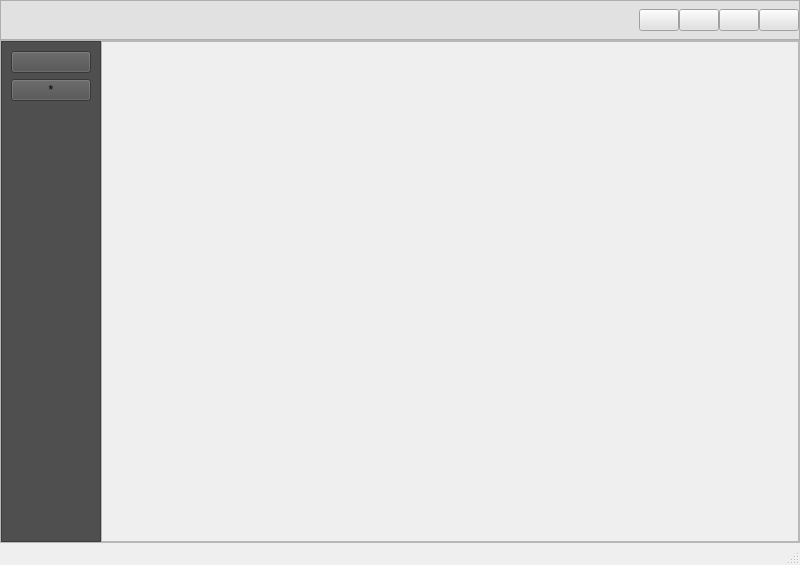
<?xml version="1.0" encoding="UTF-8"?>
<ui version="4.0">
 <class>MainWindow</class>
 <widget class="QMainWindow" name="MainWindow">
  <property name="geometry">
   <rect>
    <x>0</x>
    <y>0</y>
    <width>800</width>
    <height>565</height>
   </rect>
  </property>
  <property name="minimumSize">
   <size>
    <width>40</width>
    <height>0</height>
   </size>
  </property>
  <property name="windowTitle">
   <string>MainWindow</string>
  </property>
  <widget class="QWidget" name="centralwidget">
   <layout class="QVBoxLayout" name="verticalLayout">
    <property name="spacing">
     <number>0</number>
    </property>
    <property name="leftMargin">
     <number>0</number>
    </property>
    <property name="topMargin">
     <number>0</number>
    </property>
    <property name="rightMargin">
     <number>0</number>
    </property>
    <property name="bottomMargin">
     <number>0</number>
    </property>
    <item>
     <widget class="QFrame" name="Header">
      <property name="minimumSize">
       <size>
        <width>0</width>
        <height>40</height>
       </size>
      </property>
      <property name="maximumSize">
       <size>
        <width>16777215</width>
        <height>40</height>
       </size>
      </property>
      <property name="layoutDirection">
       <enum>Qt::LeftToRight</enum>
      </property>
      <property name="autoFillBackground">
       <bool>false</bool>
      </property>
      <property name="styleSheet">
       <string notr="true">background-color: rgb(225, 225, 225);</string>
      </property>
      <property name="frameShape">
       <enum>QFrame::StyledPanel</enum>
      </property>
      <property name="frameShadow">
       <enum>QFrame::Raised</enum>
      </property>
      <layout class="QHBoxLayout" name="horizontalLayout_2">
       <property name="spacing">
        <number>0</number>
       </property>
       <property name="leftMargin">
        <number>0</number>
       </property>
       <property name="topMargin">
        <number>0</number>
       </property>
       <property name="rightMargin">
        <number>0</number>
       </property>
       <property name="bottomMargin">
        <number>0</number>
       </property>
       <item>
        <spacer name="horizontalSpacer">
         <property name="orientation">
          <enum>Qt::Horizontal</enum>
         </property>
         <property name="sizeHint" stdset="0">
          <size>
           <width>372</width>
           <height>17</height>
          </size>
         </property>
        </spacer>
       </item>
       <item>
        <widget class="QPushButton" name="btn_minimize">
         <property name="styleSheet">
          <string notr="true">QPushButton{
borde:0px;
}

QPushButton:hover{
borde:5px solid #aa00ff;
background-color: rgb(144, 144, 144);
}</string>
         </property>
         <property name="text">
          <string/>
         </property>
         <property name="icon">
          <iconset>
           <normaloff>images/icons/minimize.png</normaloff>images/icons/minimize.png</iconset>
         </property>
        </widget>
       </item>
       <item>
        <widget class="QPushButton" name="btn_restore">
         <property name="styleSheet">
          <string notr="true">QPushButton{
borde:0px;
}

QPushButton:hover{
borde:5px solid #aa00ff;
background-color: rgb(144, 144, 144);
}</string>
         </property>
         <property name="text">
          <string/>
         </property>
         <property name="icon">
          <iconset>
           <normaloff>images/icons/restore.png</normaloff>images/icons/restore.png</iconset>
         </property>
        </widget>
       </item>
       <item>
        <widget class="QPushButton" name="btn_maximize">
         <property name="styleSheet">
          <string notr="true">QPushButton{
borde:0px;
}

QPushButton:hover{
borde:5px solid #aa00ff;
background-color: rgb(144, 144, 144);
}</string>
         </property>
         <property name="text">
          <string/>
         </property>
         <property name="icon">
          <iconset>
           <normaloff>images/icons/maximize.png</normaloff>images/icons/maximize.png</iconset>
         </property>
        </widget>
       </item>
       <item>
        <widget class="QPushButton" name="btn_exit">
         <property name="styleSheet">
          <string notr="true">QPushButton{
borde:0px;
}

QPushButton:hover{
borde:5px solid #aa00ff;
	background-color: rgb(144, 144, 144);
}</string>
         </property>
         <property name="text">
          <string/>
         </property>
         <property name="icon">
          <iconset>
           <normaloff>images/icons/exit.png</normaloff>images/icons/exit.png</iconset>
         </property>
        </widget>
       </item>
      </layout>
     </widget>
    </item>
    <item>
     <widget class="QFrame" name="Content">
      <property name="frameShape">
       <enum>QFrame::StyledPanel</enum>
      </property>
      <property name="frameShadow">
       <enum>QFrame::Raised</enum>
      </property>
      <layout class="QHBoxLayout" name="horizontalLayout">
       <property name="spacing">
        <number>0</number>
       </property>
       <property name="leftMargin">
        <number>0</number>
       </property>
       <property name="topMargin">
        <number>0</number>
       </property>
       <property name="rightMargin">
        <number>0</number>
       </property>
       <property name="bottomMargin">
        <number>0</number>
       </property>
       <item>
        <widget class="QFrame" name="menu_side">
         <property name="minimumSize">
          <size>
           <width>95</width>
           <height>0</height>
          </size>
         </property>
         <property name="maximumSize">
          <size>
           <width>250</width>
           <height>16777215</height>
          </size>
         </property>
         <property name="layoutDirection">
          <enum>Qt::LeftToRight</enum>
         </property>
         <property name="autoFillBackground">
          <bool>false</bool>
         </property>
         <property name="styleSheet">
          <string notr="true">background-color: rgb(79, 79, 79);</string>
         </property>
         <property name="frameShape">
          <enum>QFrame::StyledPanel</enum>
         </property>
         <property name="frameShadow">
          <enum>QFrame::Plain</enum>
         </property>
         <layout class="QVBoxLayout" name="verticalLayout_3">
          <item>
           <widget class="QPushButton" name="btn_menu">
            <property name="styleSheet">
             <string notr="true">QPushButton{
borde:0px;
}

QPushButton:hover{
borde:5px solid #aa00ff;
background-color: rgb(144, 144, 144);
}</string>
            </property>
            <property name="text">
             <string/>
            </property>
            <property name="icon">
             <iconset>
              <normaloff>images/icons/option.png</normaloff>images/icons/option.png</iconset>
            </property>
            <property name="iconSize">
             <size>
              <width>20</width>
              <height>20</height>
             </size>
            </property>
           </widget>
          </item>
          <item>
           <widget class="QPushButton" name="pushButton">
            <property name="text">
             <string>*</string>
            </property>
           </widget>
          </item>
          <item>
           <spacer name="verticalSpacer">
            <property name="orientation">
             <enum>Qt::Vertical</enum>
            </property>
            <property name="sizeHint" stdset="0">
             <size>
              <width>20</width>
              <height>40</height>
             </size>
            </property>
           </spacer>
          </item>
         </layout>
        </widget>
       </item>
       <item>
        <widget class="QFrame" name="viwe_pages">
         <property name="frameShape">
          <enum>QFrame::StyledPanel</enum>
         </property>
         <property name="frameShadow">
          <enum>QFrame::Raised</enum>
         </property>
         <layout class="QVBoxLayout" name="verticalLayout_2">
          <property name="spacing">
           <number>0</number>
          </property>
          <property name="leftMargin">
           <number>0</number>
          </property>
          <property name="topMargin">
           <number>0</number>
          </property>
          <property name="rightMargin">
           <number>0</number>
          </property>
          <property name="bottomMargin">
           <number>0</number>
          </property>
          <item>
           <widget class="QStackedWidget" name="stackedWidget">
            <property name="currentIndex">
             <number>0</number>
            </property>
            <widget class="QWidget" name="page_1"/>
            <widget class="QWidget" name="page_2"/>
           </widget>
          </item>
         </layout>
        </widget>
       </item>
      </layout>
     </widget>
    </item>
   </layout>
  </widget>
  <widget class="QStatusBar" name="statusbar"/>
 </widget>
 <resources/>
 <connections/>
</ui>
